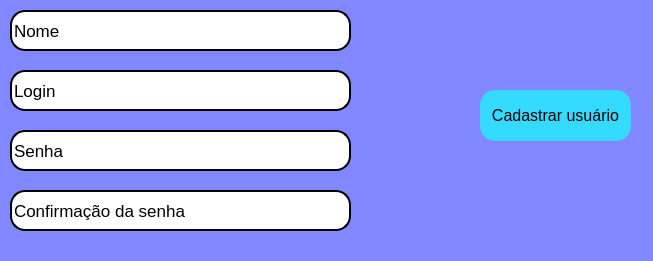
<?xml version="1.0" encoding="UTF-8"?>
<ui version="4.0">
 <class>TelaCadastro</class>
 <widget class="QMainWindow" name="TelaCadastro">
  <property name="geometry">
   <rect>
    <x>0</x>
    <y>0</y>
    <width>653</width>
    <height>261</height>
   </rect>
  </property>
  <property name="windowTitle">
   <string>MainWindow</string>
  </property>
  <property name="styleSheet">
   <string notr="true">background-color: rgb(129, 135, 255);</string>
  </property>
  <widget class="QWidget" name="centralwidget">
   <widget class="QLineEdit" name="nome">
    <property name="geometry">
     <rect>
      <x>10</x>
      <y>10</y>
      <width>341</width>
      <height>41</height>
     </rect>
    </property>
    <property name="font">
     <font>
      <pointsize>13</pointsize>
     </font>
    </property>
    <property name="styleSheet">
     <string notr="true">background-color: rgb(255, 255, 255);
border-radius: 15px;
border-style: outset;
border-width: 2px;</string>
    </property>
    <property name="text">
     <string>Nome</string>
    </property>
   </widget>
   <widget class="QLabel" name="label">
    <property name="geometry">
     <rect>
      <x>0</x>
      <y>290</y>
      <width>471</width>
      <height>20</height>
     </rect>
    </property>
    <property name="font">
     <font>
      <pointsize>14</pointsize>
     </font>
    </property>
    <property name="styleSheet">
     <string notr="true">color: rgb(255, 0, 0);</string>
    </property>
    <property name="text">
     <string/>
    </property>
   </widget>
   <widget class="QPushButton" name="botao_cadastro">
    <property name="geometry">
     <rect>
      <x>480</x>
      <y>90</y>
      <width>151</width>
      <height>51</height>
     </rect>
    </property>
    <property name="font">
     <font>
      <pointsize>12</pointsize>
     </font>
    </property>
    <property name="styleSheet">
     <string notr="true">background-color: rgb(53, 218, 255);
border-radius: 15px;
border-style: outset;
</string>
    </property>
    <property name="text">
     <string>Cadastrar usuário</string>
    </property>
   </widget>
   <widget class="QLineEdit" name="login">
    <property name="geometry">
     <rect>
      <x>10</x>
      <y>70</y>
      <width>341</width>
      <height>41</height>
     </rect>
    </property>
    <property name="font">
     <font>
      <pointsize>13</pointsize>
     </font>
    </property>
    <property name="styleSheet">
     <string notr="true">background-color: rgb(255, 255, 255);
border-radius: 15px;
border-style: outset;
border-width: 2px;</string>
    </property>
    <property name="text">
     <string>Login</string>
    </property>
   </widget>
   <widget class="QLineEdit" name="senha">
    <property name="geometry">
     <rect>
      <x>10</x>
      <y>130</y>
      <width>341</width>
      <height>41</height>
     </rect>
    </property>
    <property name="font">
     <font>
      <pointsize>13</pointsize>
     </font>
    </property>
    <property name="styleSheet">
     <string notr="true">background-color: rgb(255, 255, 255);
border-radius: 15px;
border-style: outset;
border-width: 2px;</string>
    </property>
    <property name="text">
     <string>Senha</string>
    </property>
   </widget>
   <widget class="QLineEdit" name="confirmar_senha">
    <property name="geometry">
     <rect>
      <x>10</x>
      <y>190</y>
      <width>341</width>
      <height>41</height>
     </rect>
    </property>
    <property name="font">
     <font>
      <pointsize>13</pointsize>
     </font>
    </property>
    <property name="styleSheet">
     <string notr="true">background-color: rgb(255, 255, 255);
border-radius: 15px;
border-style: outset;
border-width: 2px;</string>
    </property>
    <property name="text">
     <string>Confirmação da senha</string>
    </property>
   </widget>
   <widget class="QLabel" name="erro">
    <property name="geometry">
     <rect>
      <x>370</x>
      <y>30</y>
      <width>271</width>
      <height>31</height>
     </rect>
    </property>
    <property name="font">
     <font>
      <pointsize>11</pointsize>
     </font>
    </property>
    <property name="styleSheet">
     <string notr="true">color: rgb(255, 0, 0);</string>
    </property>
    <property name="text">
     <string/>
    </property>
   </widget>
   <widget class="QLabel" name="cadastrado">
    <property name="geometry">
     <rect>
      <x>370</x>
      <y>200</y>
      <width>271</width>
      <height>31</height>
     </rect>
    </property>
    <property name="font">
     <font>
      <pointsize>11</pointsize>
     </font>
    </property>
    <property name="styleSheet">
     <string notr="true">color: rgb(255, 0, 0);</string>
    </property>
    <property name="text">
     <string/>
    </property>
   </widget>
  </widget>
  <widget class="QStatusBar" name="statusbar"/>
 </widget>
 <resources/>
 <connections/>
</ui>
